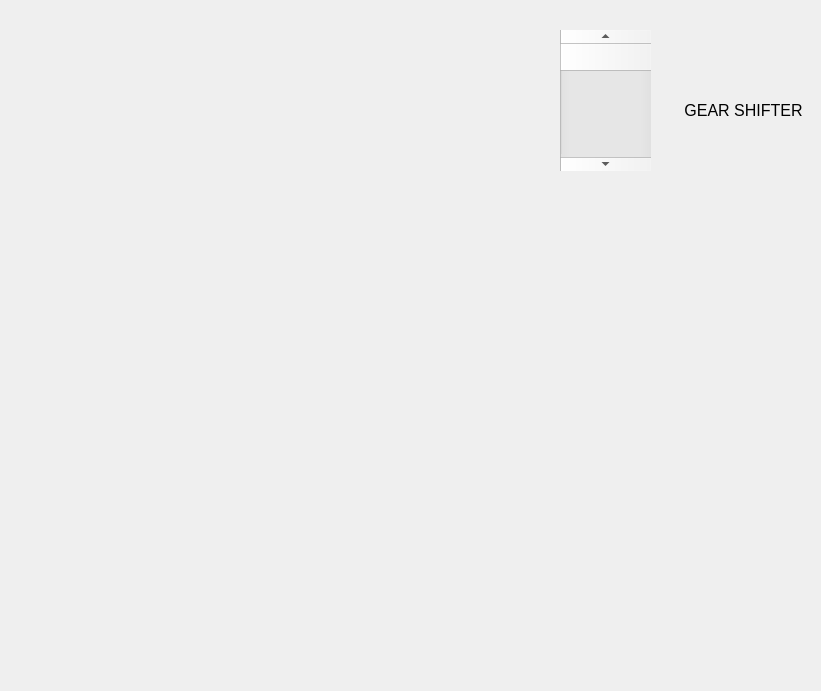
<?xml version="1.0" encoding="UTF-8"?>
<ui version="4.0">
 <class>Dialog</class>
 <widget class="QDialog" name="Dialog">
  <property name="geometry">
   <rect>
    <x>0</x>
    <y>0</y>
    <width>821</width>
    <height>691</height>
   </rect>
  </property>
  <property name="windowTitle">
   <string>Dialog</string>
  </property>
  <widget class="QLabel" name="label">
   <property name="geometry">
    <rect>
     <x>680</x>
     <y>100</y>
     <width>131</width>
     <height>21</height>
    </rect>
   </property>
   <property name="font">
    <font>
     <pointsize>12</pointsize>
    </font>
   </property>
   <property name="text">
    <string> GEAR SHIFTER</string>
   </property>
  </widget>
  <widget class="QScrollBar" name="verticalScrollBar">
   <property name="geometry">
    <rect>
     <x>560</x>
     <y>30</y>
     <width>91</width>
     <height>141</height>
    </rect>
   </property>
   <property name="orientation">
    <enum>Qt::Vertical</enum>
   </property>
  </widget>
 </widget>
 <layoutdefault spacing="6" margin="11"/>
 <resources/>
 <connections>
  <connection>
   <sender>Dialog</sender>
   <signal>accepted()</signal>
   <receiver>label</receiver>
   <slot>clear()</slot>
   <hints>
    <hint type="sourcelabel">
     <x>818</x>
     <y>108</y>
    </hint>
    <hint type="destinationlabel">
     <x>804</x>
     <y>111</y>
    </hint>
   </hints>
  </connection>
 </connections>
</ui>
